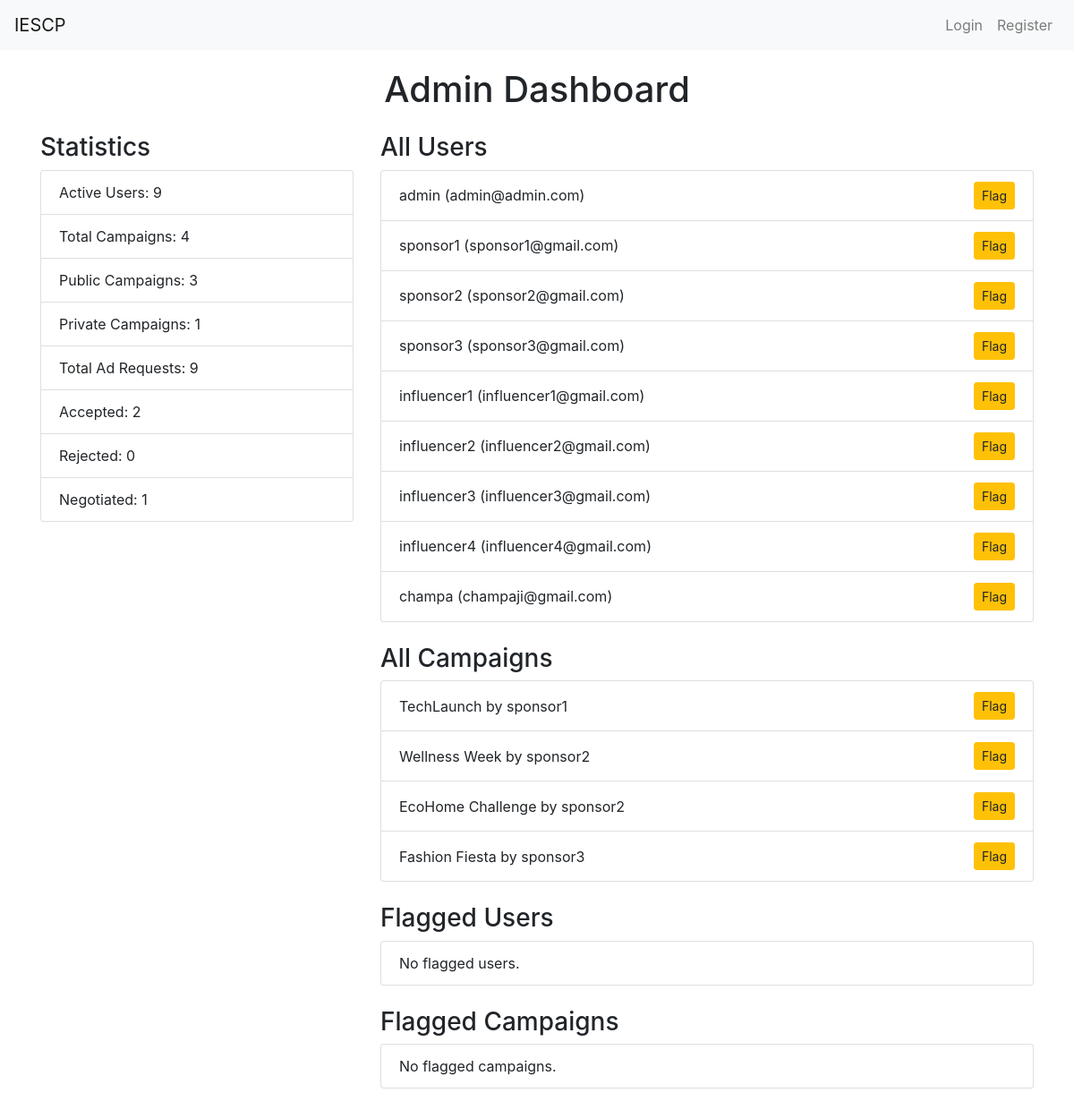
Page /admin_dashboard on the committed database.
### app.py (models this page shows, shortened)
class User(UserMixin, db.Model):
    id = db.Column(db.Integer, primary_key=True)
    username = db.Column(db.String(50), unique=True, nullable=False)
    email = db.Column(db.String(120), unique=True, nullable=False)
    password = db.Column(db.String(200), nullable=False)
    role = db.Column(db.String(20), nullable=False)  # 'admin', 'sponsor', 'influencer'
    flagged = db.Column(db.Boolean, default=False)  # Flag for inappropriate users
    campaigns = db.relationship('Campaign', backref='owner', lazy=True)
    ad_requests = db.relationship('AdRequest', backref='influencer', lazy=True)
    company_name = db.Column(db.String(100))
    industry = db.Column(db.String(100))
    budget = db.Column(db.Integer)
    category = db.Column(db.String(100)) # Health, Gaming, etc.
    niche = db.Column(db.String(100))
    followers = db.Column(db.Integer)
    platform = db.Column(db.String(10))

class Campaign(db.Model):
    id = db.Column(db.Integer, primary_key=True)
    name = db.Column(db.String(100), nullable=False)
    description = db.Column(db.String(200))
    start_date = db.Column(db.DateTime, default=db.func.current_timestamp())
    end_date = db.Column(db.DateTime)
    niche = db.Column(db.String(100))
    budget = db.Column(db.Float, nullable=False)
    owner_id = db.Column(db.Integer, db.ForeignKey('user.id'), nullable=False)
    visibility = db.Column(db.String(10))  # 'public' or 'private'
    flagged = db.Column(db.Boolean, default=False)
    ad_requests = db.relationship('AdRequest', backref='campaign', lazy=True)

### app.py (the view)
@app.route('/admin_dashboard')
def admin_dashboard():
    users = User.query.all()
    campaigns = Campaign.query.all()
    flagged_users = User.query.filter_by(flagged=True).all()
    flagged_campaigns = Campaign.query.filter_by(flagged=True).all()
    statistics = {
        'active_users': User.query.count(),  # Fixed to show total users
        'total_campaigns': Campaign.query.count(),
        'public_campaigns': Campaign.query.filter_by(visibility='public').count(),
        'private_campaigns': Campaign.query.filter_by(visibility='private').count(),
        'total_ad_requests': AdRequest.query.count(),
        'accepted_requests': AdRequest.query.filter_by(status='Accepted').count(),
        'rejected_requests': AdRequest.query.filter_by(status='Rejected').count(),
        'negotiated_requests': AdRequest.query.filter_by(status='Negotiated').count(),
    }
    return render_template(
        'admin_dashboard.html',
        users=users,
        campaigns=campaigns,
        flagged_users=flagged_users,
        flagged_campaigns=flagged_campaigns,
        **statistics
    )

### templates/admin_dashboard.html (shortened to what this page needs)
{% extends "layout.html" %}
{% block content %}
<h1 class="text-center mb-4">Admin Dashboard</h1>
<div class="row">
    <div class="col-md-4">
        <h3>Statistics</h3>
        <ul class="list-group mb-4">
            <li class="list-group-item">Active Users: {{ active_users }}</li>
            <li class="list-group-item">Total Campaigns: {{ total_campaigns }}</li>
            <li class="list-group-item">Public Campaigns: {{ public_campaigns }}</li>
            <li class="list-group-item">Private Campaigns: {{ private_campaigns }}</li>
            <li class="list-group-item">Total Ad Requests: {{ total_ad_requests }}</li>
            <li class="list-group-item">Accepted: {{ accepted_requests }}</li>
            <li class="list-group-item">Rejected: {{ rejected_requests }}</li>
            <li class="list-group-item">Negotiated: {{ negotiated_requests }}</li>
        </ul>
    </div>
    <div class="col-md-8">
        <h3>All Users</h3>
        <ul class="list-group mb-4">
            {% for user in users %}
            <li class="list-group-item d-flex justify-content-between align-items-center">
                {{ user.username }} ({{ user.email if user.email else '' }})
                <div>
                    <form method="POST" action="{{ url_for('flag_user', user_id=user.id) }}" class="d-inline">
                        <button type="submit" class="btn btn-warning btn-sm">Flag</button>
                    </form>
                </div>
            </li>
            {% else %}
            <li class="list-group-item">No users found.</li>
            {% endfor %}
        </ul>
        <h3>All Campaigns</h3>
        <ul class="list-group mb-4">
            {% for campaign in campaigns %}
            <li class="list-group-item d-flex justify-content-between align-items-center">
                {{ campaign.name }} by {{ campaign.owner.username }}
                <div>
                    <form method="POST" action="{{ url_for('flag_campaign', campaign_id=campaign.id) }}" class="d-inline">
                        <button type="submit" class="btn btn-warning btn-sm">Flag</button>
                    </form>
                </div>
            </li>
            {% else %}
            <li class="list-group-item">No campaigns found.</li>
            {% endfor %}
        </ul>
        <h3>Flagged Users</h3>
        <ul class="list-group mb-4">
            {% for flagged_user in flagged_users %}
            <li class="list-group-item d-flex justify-content-between align-items-center">
                {{ flagged_user.username }} ({{ flagged_user.email if flagged_user.email else '' }})
                <form method="POST" action="{{ url_for('remove_flag_user', user_id=flagged_user.id) }}" class="d-inline">
                    <button type="submit" class="btn btn-danger btn-sm">Remove</button>
                </form>
            </li>
            {% else %}
            <li class="list-group-item">No flagged users.</li>
            {% endfor %}
        </ul>
        <h3>Flagged Campaigns</h3>
        <ul class="list-group mb-4">
            {% for flagged_campaign in flagged_campaigns %}
            <li class="list-group-item d-flex justify-content-between align-items-center">
                {{ flagged_campaign.name }} by {{ flagged_campaign.owner.username }}
                <form method="POST" action="{{ url_for('remove_flag_campaign', campaign_id=flagged_campaign.id) }}" class="d-inline">
                    <button type="submit" class="btn btn-danger btn-sm">Remove</button>
                </form>
            </li>
            {% else %}
            <li class="list-group-item">No flagged campaigns.</li>
            {% endfor %}
        </ul>
    </div>
</div>
{% endblock %}

### rows in the picture
User: username "admin", email "admin@admin.com"
User: username "sponsor1", email "sponsor1@gmail.com"
User: username "sponsor2", email "sponsor2@gmail.com"
User: username "sponsor3", email "sponsor3@gmail.com"
User: username "influencer1", email "influencer1@gmail.com"
User: username "influencer2", email "influencer2@gmail.com"
User: username "influencer3", email "influencer3@gmail.com"
User: username "influencer4", email "influencer4@gmail.com"
User: username "champa", email "champaji@gmail.com"
Campaign: name "TechLaunch", owner.username "sponsor1"
Campaign: name "Wellness Week", owner.username "sponsor2"
Campaign: name "EcoHome Challenge", owner.username "sponsor2"
Campaign: name "Fashion Fiesta", owner.username "sponsor3"

### other values in the picture
{{ active_users }} "9"
{{ total_campaigns }} "4"
{{ public_campaigns }} "3"
{{ private_campaigns }} "1"
{{ total_ad_requests }} "9"
{{ accepted_requests }} "2"
{{ rejected_requests }} "0"
{{ negotiated_requests }} "1"
